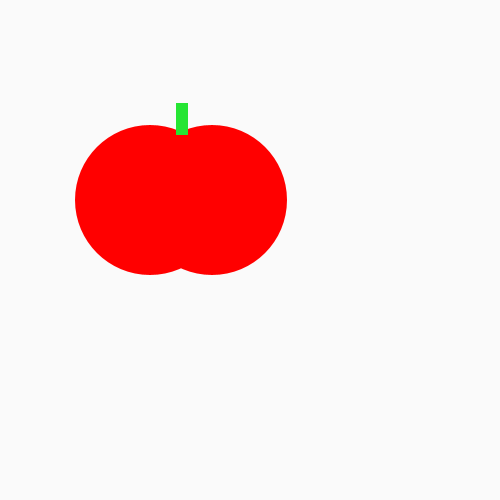
Frame 1 (no input)
Frame 60 (the mouse pressed at the canvas centre just before this capture): identical to frame 1, image omitted
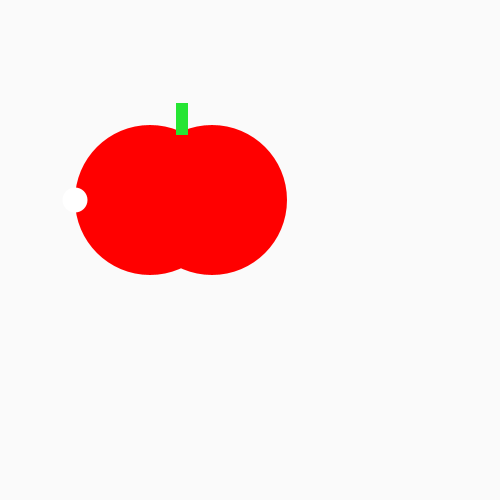
Frame 120 (the mouse held since frame 60 and released just before this capture)

The Processing sketch that drew these frames (run headless with seeded random() and noise(); from frame 60 on, the mouse is pressed at the canvas centre):

// Processing sketch: tasty_tomato
// ── tasty_tomato.pde
void setup() {
    size(500, 500);
}
void draw() {
    noStroke();
    background(250, 250, 250);
    fill(#FF0000);
    ellipse(150, 200, 150, 150);
    ellipse(212, 200, 150, 150);
    fill(#25E533);
    rect(176, 103, 12, 32);
    fill(#FFFFFF);
    if (mousePressed) { 
      ellipse(75, 200, 25, 25);
    }
}
